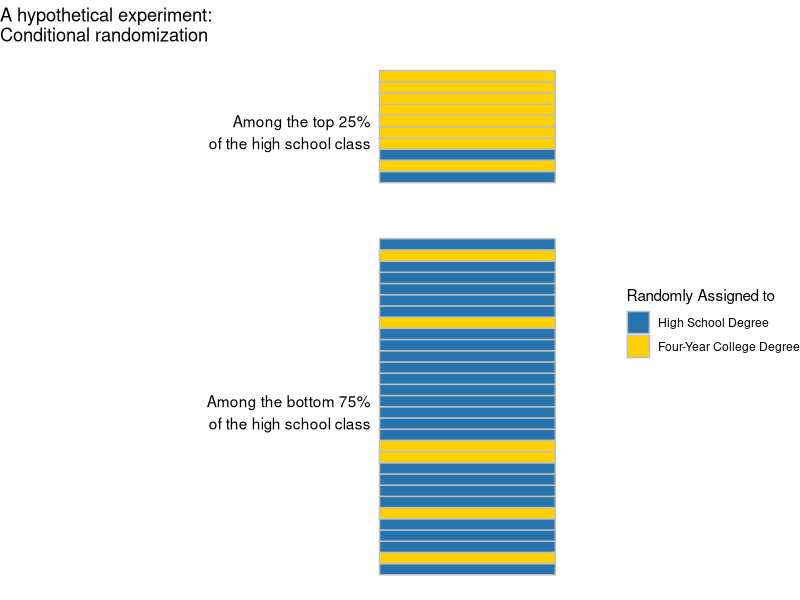

Here is the R script that generated this plot:
## ---- chunk 1
library(tidyverse)
## ---- chunk 2
tibble(i = 1:40) |>
  mutate(x = case_when(
    i >= 31 ~ "Top 25%\nof HS class",
    T ~ "Bottom 75%\nof HS class"
  )) |>
  mutate(y = case_when(
    x == "Top 25%\nof HS class" ~ i + 5,
    T ~ i
  )) |>
  mutate(treated = i %in% c(sample(31:40,8),sample(1:30,6))) |>
  ggplot() +
  geom_rect(
    aes(
      ymin = y - .5, ymax = y + .5,
      xmin = 0, xmax = 1, fill = treated
    ),
    color = "gray"
  ) +
  theme_void() +
  scale_fill_manual(
    values = c("#2774AE","#FFD100"),
    labels = c("High School Degree","Four-Year College Degree"),
    name = "Randomly Assigned to"
  ) +
  geom_text(
    data = tibble(
      y = c(15, 40),
      label = c("Among the bottom 75%\nof the high school class","Among the top 25%\nof the high school class")
    ),
    aes(y = y, label = label), x = -.05, hjust = 1
  ) +
  xlim(c(-2,1.2)) +
  ggtitle("A hypothetical experiment:\nConditional randomization")
